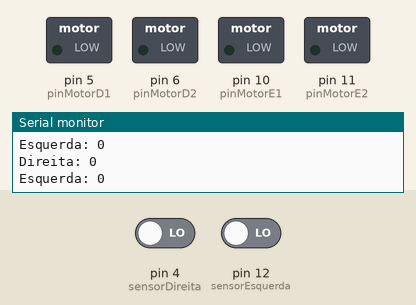
Bench run of a sketch on a simulated Arduino Uno, built with avr-gcc and run on an emulated ATmega328P. On the bench: switched loads named in the sketch (green lamp = pin HIGH), the last lines printed to the serial monitor. The inputs (shaded band) are chosen by the test bench; at power-on: pin 4 (sensorDireita) LOW, pin 12 (sensorEsquerda) LOW.

Above: at 2.8 s.
2.9 s: pin 4 (sensorDireita) driven HIGH
At 4.8 s:
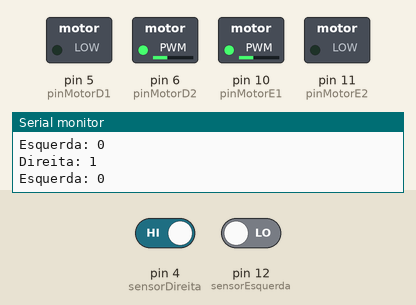
5.5 s: pin 12 (sensorEsquerda) driven HIGH
At 8.4 s:
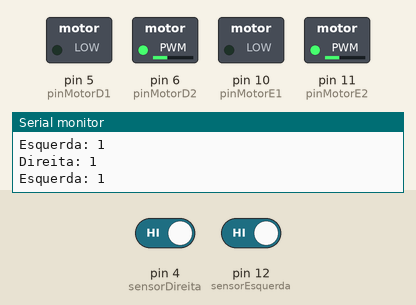
Timing chart, 0 to 9.9 s (numbered marks = the images above; inputs shaded):
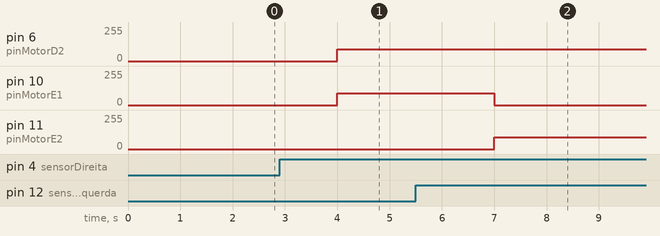

The sketch:

c_digo_seguidor_de_linha.ino
```cpp
// Declarando portas
#define sensorDireita 4 // Porta do Infravermelho do lado direito
#define sensorEsquerda 12 // Porta do Infravermelho do lado esquerdo

#define pinMotorD1 5 // Pino IN3 (Motor da direita)
#define pinMotorD2 6 // Pino IN4 (Motor da direita)
#define pinMotorE1 10 // Pino IN1 (Motor da esquerda)
#define pinMotorE2 11 // Pino IN2 (Motor da esquerda)

#define velocidade 90 // Velocidade do motor

// Declarando funções
void IrParaFrente();
void IrParaDireita();
void IrParaEsquerda();
void Frear();

void setup() {
  // Declarando os sensores como INPUT
  pinMode(sensorDireita, INPUT);
  pinMode(sensorEsquerda, INPUT);

  // Declarando os motores como OUTPUT
  pinMode(pinMotorD1, OUTPUT);
  pinMode(pinMotorD2, OUTPUT);
  pinMode(pinMotorE1, OUTPUT);
  pinMode(pinMotorE2, OUTPUT);

  Serial.begin(9600);

}

void loop() {
  bool estadoDireita = digitalRead(sensorDireita); // Variavel que armazena os valores do sensor da direita
  bool estadoEsquerda = digitalRead(sensorEsquerda); // Variavel que armazena os valores do sensor da esquerda

  Serial.print("Direita: ");
  Serial.println(estadoDireita);
  Serial.print("Esquerda: ");
  Serial.println(estadoEsquerda);
  delay(1000);

  // Se ambos os sensores estiverem no branco, o carro vai para frente
  if(estadoDireita && estadoEsquerda) {
    IrParaFrente();
  }

  // Se ambos os sensores estiverem no preto, o carro vai frear
  if(!estadoDireita && !estadoEsquerda) {
    Frear();
  }

  // Se somente o sensor da esquerda estiver no branco, o carro vai para direita
  if(!estadoDireita && estadoEsquerda) {
    IrParaDireita();
  }

  // Se somente o sensor da direita estiver no branco, o carro vai para esquerda
  if(estadoDireita && !estadoEsquerda) {
    IrParaEsquerda();
  }
}

void IrParaFrente() {
  analogWrite(pinMotorD1, 0);
  analogWrite(pinMotorD2, velocidade);
  analogWrite(pinMotorE1, 0);
  analogWrite(pinMotorE2, velocidade);
}

void IrParaDireita() {
  analogWrite(pinMotorD1, 0);
  analogWrite(pinMotorD2, velocidade);
  analogWrite(pinMotorE1, velocidade);
  analogWrite(pinMotorE2, 0);
}

void IrParaEsquerda() {
  analogWrite(pinMotorD1, 0);
  analogWrite(pinMotorD2, velocidade);
  analogWrite(pinMotorE1, velocidade);
  analogWrite(pinMotorE2, 0);
}

void Frear() {
  analogWrite(pinMotorD1, 0);
  analogWrite(pinMotorD2, 0);
  analogWrite(pinMotorE1, 0);
  analogWrite(pinMotorE2, 0);
}
```

Measured:
- after the input at 2.9 s, pin 6 (pinMotorD2), pin 10 (pinMotorE1): 0/255 → 90/255 after 1.1 s
- after the input at 5.5 s, pin 10 (pinMotorE1): 90/255 → 0/255 after 1.5 s; pin 11 (pinMotorE2): 0/255 → 90/255 after 1.5 s
